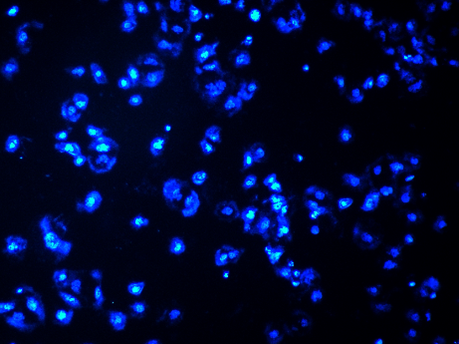
#> input picture DAPI2.tif, 459 x 344 px
$ python test.py   (older library calls are emulated)
#> lines starting #> are read from the running program, lines starting #| are printed output that depends on the picture
import cv2

# Read the original image
img = cv2.imread('DAPI2.tif')
#> img is the input picture: shape (344, 459, 3); mean B, G, R 49.3, 9.1, 0.4
# Display original image
cv2.imshow('Original', img)
cv2.waitKey(0)

# Convert to graycsale
img_gray = cv2.cvtColor(img, cv2.COLOR_BGR2GRAY)
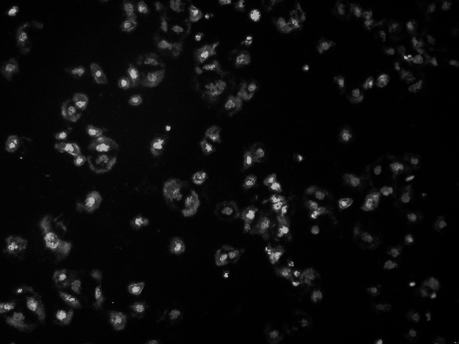
#> img_gray: shape (344, 459); min 0, max 213, mean 11.1
# Blur the image for better edge detection
img_blur = cv2.GaussianBlur(img_gray, (3,3), 0)

# Sobel Edge Detection
sobelx = cv2.Sobel(src=img_blur, ddepth=cv2.CV_64F, dx=1, dy=0, ksize=5) # Sobel Edge Detection on the X axis
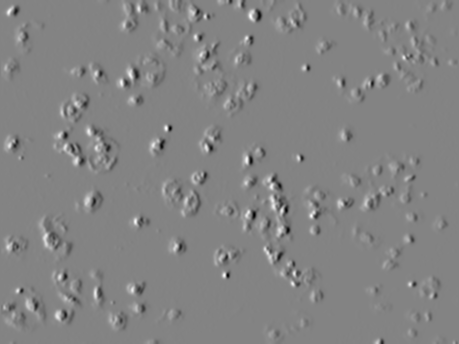
#> sobelx: shape (344, 459) float64; min -5952, max 5587, mean -1.3; drawn with min black and max white
sobely = cv2.Sobel(src=img_blur, ddepth=cv2.CV_64F, dx=0, dy=1, ksize=5) # Sobel Edge Detection on the Y axis
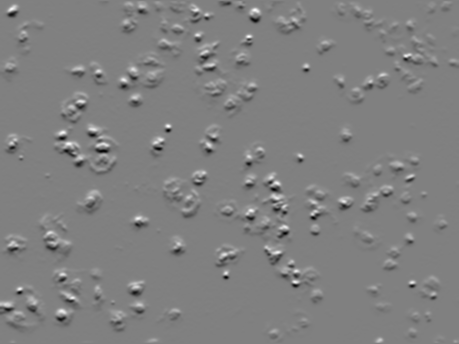
#> sobely: shape (344, 459) float64; min -5625, max 5551, mean -1.1; drawn with min black and max white
sobelxy = cv2.Sobel(src=img_blur, ddepth=cv2.CV_64F, dx=1, dy=1, ksize=5) # Combined X and Y Sobel Edge Detection
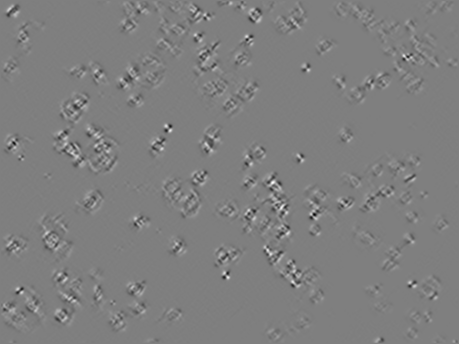
#> sobelxy: shape (344, 459) float64; min -1212, max 1218, mean 0; drawn with min black and max white

# Canny Edge Detection
edges = cv2.Canny(image=img_blur, threshold1=0, threshold2=23) # Canny Edge Detection
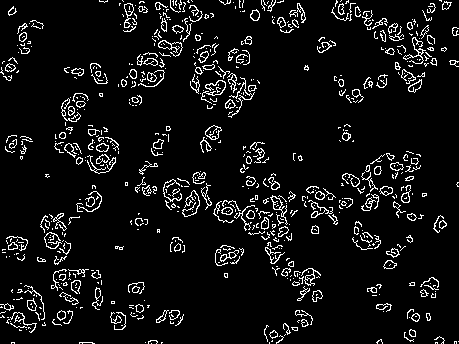
#> edges: shape (344, 459); 7.1% white in thin lines or dots
# Display Canny Edge Detection Image
cv2.imshow('Canny Edge Detection', edges)
cv2.waitKey(0)

cv2.destroyAllWindows()

$ run again, with DAPI.jpg saved as DAPI2.tif
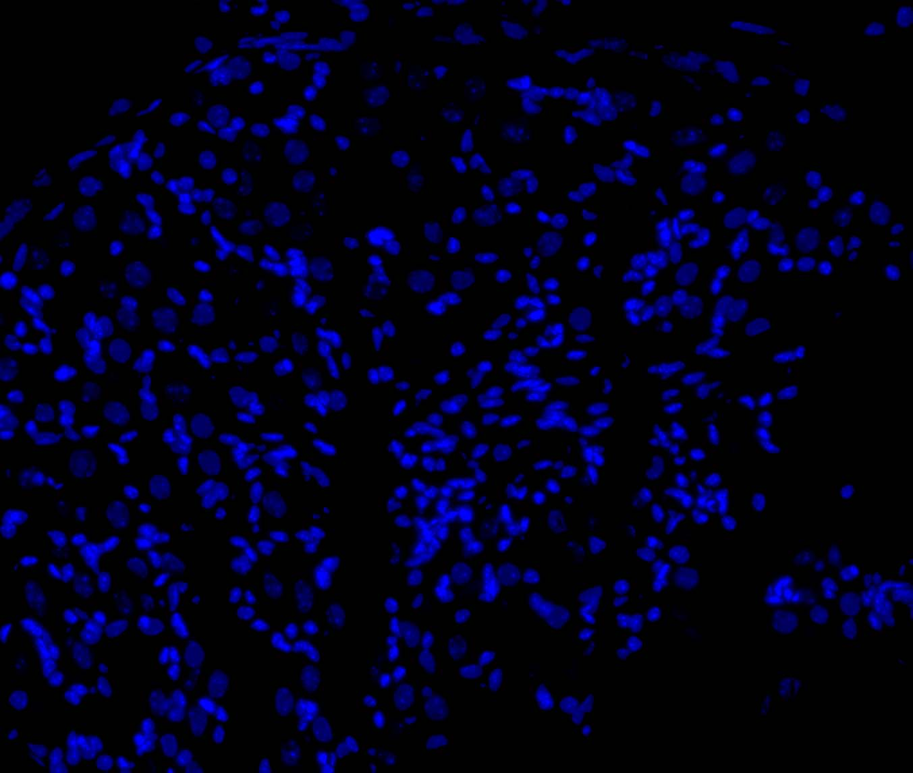
#> input picture DAPI.jpg, 913 x 773 px, shrunk from 1353 x 1146 before the run
#> img is the input picture: shape (773, 913, 3); mean B, G, R 27.8, 0.9, 1.1
#> `sobelxy = cv2.Sobel(src=img_blur, ddepth=cv2.CV_64F, dx=1, dy=1, ksize..`:
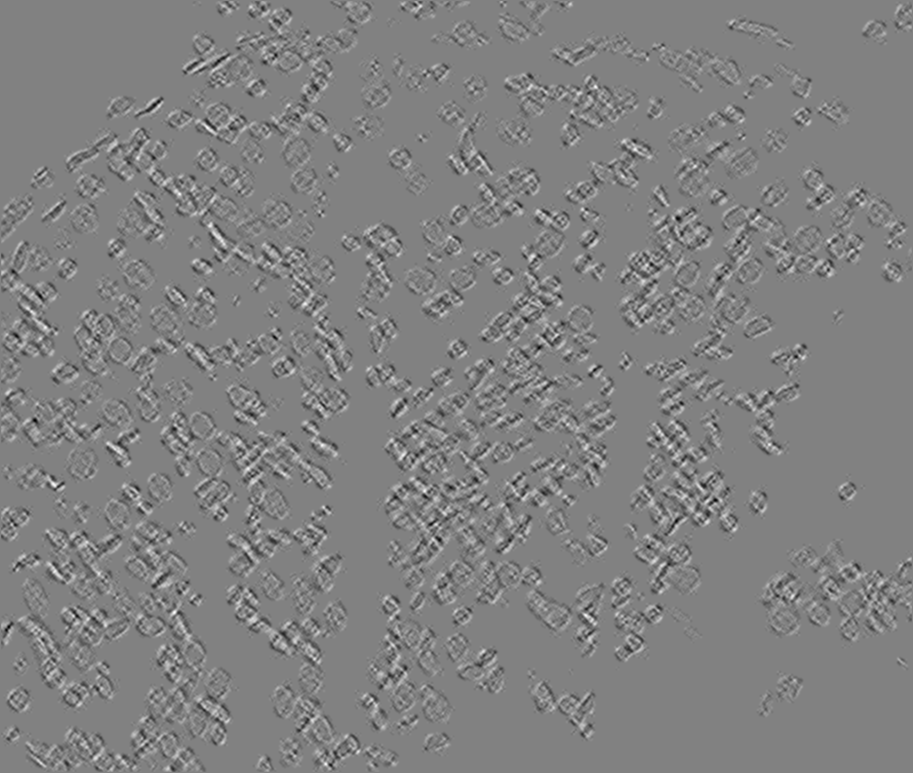
#> sobelxy: shape (773, 913) float64; min -124, max 121, mean 0; drawn with min black and max white
#> `edges = cv2.Canny(image=img_blur, threshold1=0, threshold2=23)`:
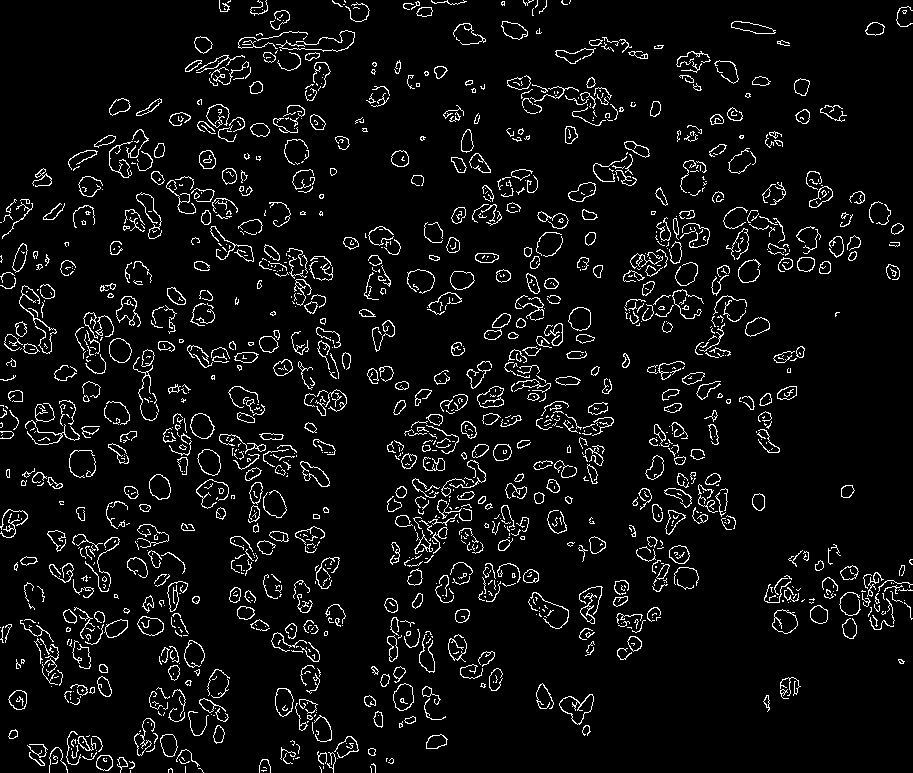
#> edges: shape (773, 913); 5.9% white in thin lines or dots
